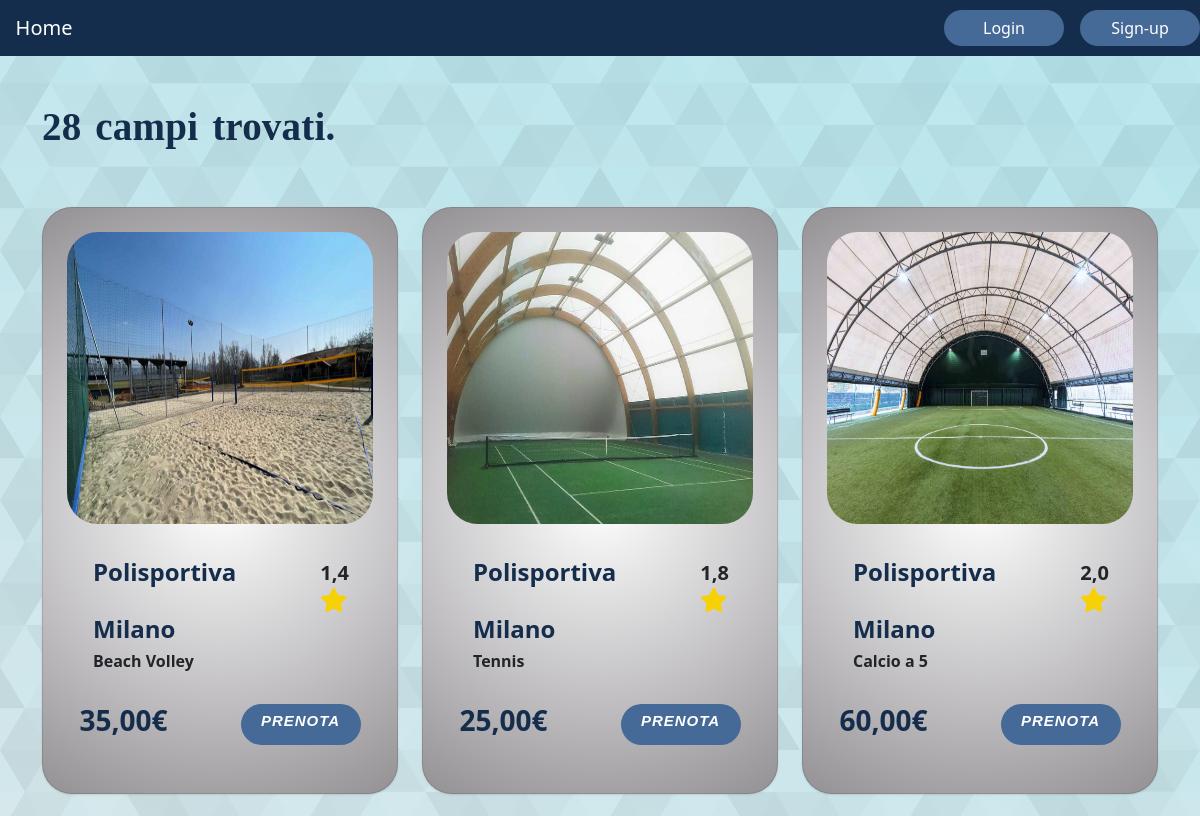
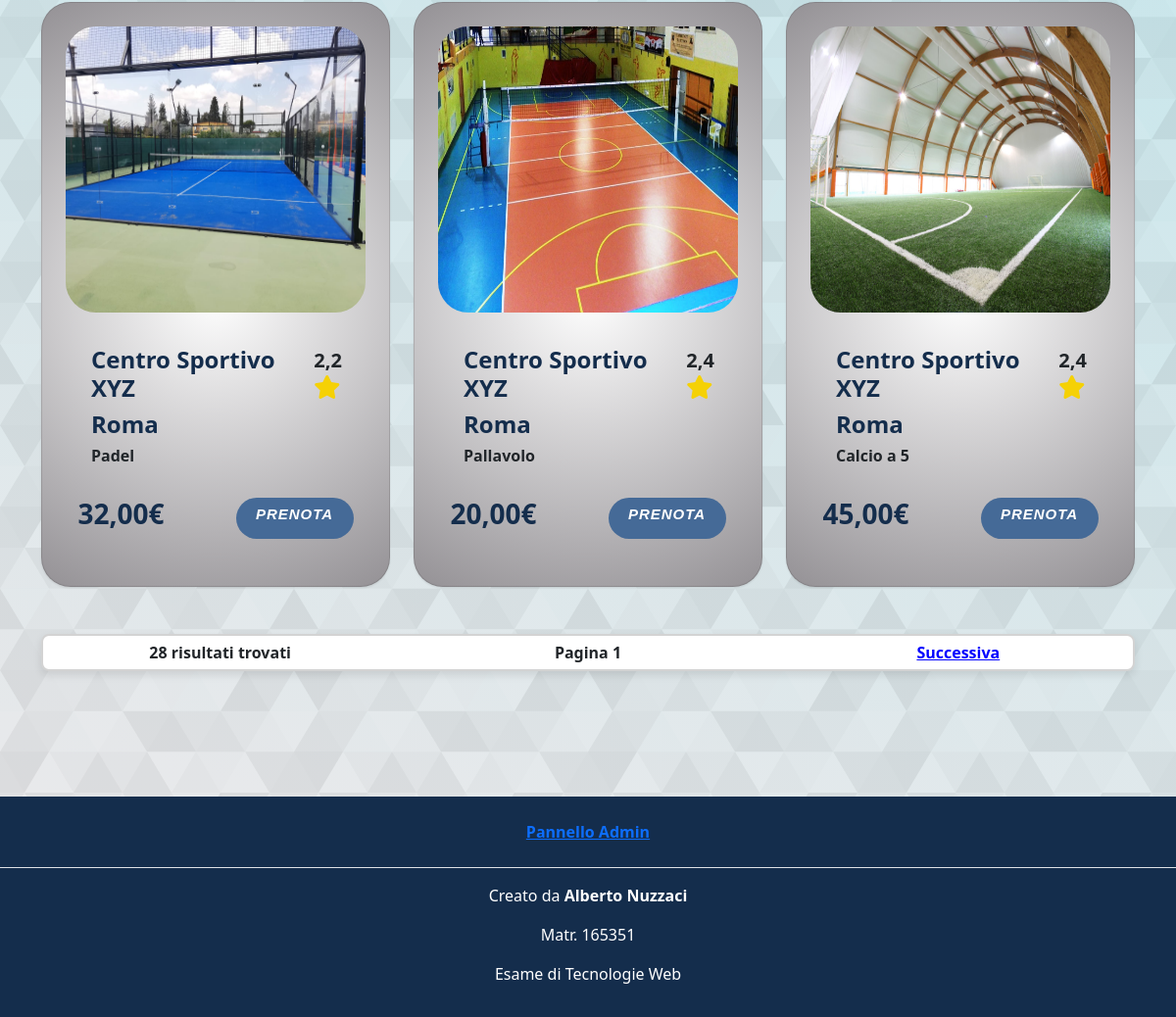
The app's page /core/listacampi/ with its own data (2 pictures, top to bottom).
### core/models.py (models this page shows, shortened)
class Campo(models.Model):
    TIPO_SPORT_CHOICES = [
        ('tennis', 'Tennis'),
        ('calcio5', 'Calcio a 5'),
        ('calcio7', 'Calcio a 7'),
        ('padel', 'Padel'),
        ('beachvolley', 'Beach Volley'),
        ('pallavolo', 'Pallavolo')
    ]
    img = models.ImageField(upload_to='static/img/users_img/field_pic', default='img/default_img/no_image.jpg')
    tipo_sport = models.CharField(max_length=50, choices=TIPO_SPORT_CHOICES)
    coperto = models.BooleanField(default=False)
    costo = models.DecimalField(max_digits=10, decimal_places=2)
    servizi = models.ManyToManyField(Servizio)
    struttura = models.ForeignKey(Struttura, on_delete=models.CASCADE)
    class Meta:
        verbose_name_plural = "campi"

class Struttura(models.Model):
    nome_struttura = models.CharField(max_length=255)
    citta = models.CharField(max_length=255)
    indirizzo = models.CharField(max_length=255)
    num_civico =models.IntegerField()
    descrizione = models.TextField()
    email = models.CharField(max_length=150)
    verified = models.BooleanField(default=False)
    numTelefono = models.CharField(max_length=20
    )
    class Meta:
        verbose_name_plural = "strutture"

### core/views.py (the view)
# urls.py: path("listacampi/",ListaCampiView.as_view(), name="listacampi"),
class ListaCampiView(ListView):
    model = Campo
    template_name = 'core/listacampi.html'
    context_object_name = 'object_list'
    paginate_by = 6
    def get_model_name(self):
        return self.model._meta.verbose_name_plural
    def get_queryset(self):
        tipo_sport = self.request.GET.get('tipo_sport')
        luogo = self.request.GET.get('luogo')
        ordinamento = self.request.GET.get('ordinamento', 'voto_medio')  # Default to 'voto_medio'
        ordine = self.request.GET.get('ordine', 'asc')  # Default to 'asc'
        queryset = Campo.objects.all()
        if tipo_sport:
            queryset = queryset.filter(tipo_sport=tipo_sport)
        if luogo:
            queryset = queryset.filter(struttura__citta__icontains=luogo) # case insensitive
        queryset = queryset.annotate(voto_medio=Avg('recensioni__voto'))
        if ordinamento:
            if ordine == 'asc':
                queryset = queryset.order_by(ordinamento)
            elif ordine == 'desc':
                queryset = queryset.order_by(f'-{ordinamento}')
        return queryset
    def get_context_data(self, **kwargs):
        context = super().get_context_data(**kwargs)
        context['title'] = "Lista dei campi trovati"
        campi = self.get_queryset()
        campi_dict = {}
        for campo in campi:
            voto_medio = campo.voto_medio
            if voto_medio is None:
                voto_medio = "-"
            else:
                voto_medio = round(voto_medio, 1)
            campi_dict[campo] = voto_medio
        paginator = Paginator(list(campi_dict.items()), self.paginate_by)
        page = self.request.GET.get('page')
        try:
            campi_paginati = paginator.page(page)
        except PageNotAnInteger:
            campi_paginati = paginator.page(1)
        except EmptyPage:
            campi_paginati = paginator.page(paginator.num_pages)
        context['object_list'] = campi_paginati
        context['campi_dict'] = dict(campi_paginati)
        context['page_obj'] = campi_paginati
        context['tipo_sport'] = self.request.GET.get('tipo_sport', '')
        context['luogo'] = self.request.GET.get('luogo', '')
        context['ordinamento'] = self.request.GET.get('ordinamento', 'voto_medio')  # Default to 'voto_medio'
        context['ordine'] = self.request.GET.get('ordine', 'asc')  # Default to 'asc'
        return context

### core/templates/core/listacampi.html (shortened to what this page needs)
{% extends "base.html" %}
{% block content %}
<link rel="stylesheet" href="https://cdnjs.cloudflare.com/ajax/libs/font-awesome/5.15.4/css/all.min.css">
<div class="container py-5">
    {% if object_list %}
        <h1 id="font-campi-trovati"> {{ page_obj.paginator.count }} {{ view.get_model_name }} trovati. </h1>
        <div class="row row-cols-1 row-cols-md-3 g-4 py-5">
        {% for campo, voto in object_list %}
            {% include "core/card.html" with img=campo.img voto=voto id_campo=campo.id tipo_sport=campo.get_tipo_sport_display coperto=campo.coperto costo=campo.costo servizi=campo.servizi struttura=campo.struttura %}
        {% endfor %}
        </div>
        <div class="container custom-container-paginator" style="text-align:center">
            <b>
            <div class="row">
                <div class="col">
                    <div class="n_text"> {{ page_obj.paginator.count }} risultati trovati</div>
                </div>
                <div class="col">
                    <div>Pagina {{ page_obj.number }} </div>
                </div>
                <div class="col">
                    {% if page_obj.has_next %}
                        <a class="text-decoration-underline" style="color:blue; margin-left: 5px;" href="?page={{ page_obj.next_page_number }}">Successiva</a>
                    {% endif %}
                </div>
            </div>
            </b>
        </div>
    {% else %}
        <h1 id="font-campi-trovati"> Nessun campo trovato. </h1>
    {% endif %}
</div>
{% endblock %}

### core/templates/core/card.html
{% load static %}
<div class="col">
    <div id="background-svg" class="card background-svg">
        <div class="card-img-top">
            <img src="{{img.url}}" class="img-thumbnail" alt="..." style=" background-color: transparent;">
        </div>
        <div class="card-body" style="padding-left: 50px;">
            <div class="row">
                <div class="col-md-9">
                    <h4 class="card-title text-fourth-color" style="font-weight: bold;">{{struttura.nome_struttura}}</h4>
                </div>
                <div class="col-md-3">
                    <div class="ratings">
                        <b style="font-size: 20px">{{voto}}</b> <i class="fa fa-star rating-color"></i>
                    </div>
                </div>
            </div>
            <div class="row">
                <div class="col-md-9">
                    <h4 class="card-title text-fourth-color" style="font-weight: bold;"> {{ struttura.citta }}</h4>
                </div>
                <div class="col-md-3">
                </div>
            </div>
            <div class="row">
                <div class="col-md-9">
                    <h6 style="font-weight: bold;"> {{tipo_sport}} </h6>
                </div>
                <div class="col-md-3">
                </div>
            </div>
        </div>
        <div class="mb-5 d-flex justify-content-around">
            <h3 class="text-fourth-color" style="font-weight: bold; text-align: center">{{costo}}€</h3>
            <a href="{% url 'core:visualizza_campo' id_campo  %}" id="font-prenota" class="btn btn-primary third-color">PRENOTA</a>
        </div>
    </div>
</div>

### static/css/style.css (style rules this page uses)
* { padding: 0; margin: 0; box-sizing: border-box; }
body { background-color: #f9f6f2; }
.card-img-top { border-radius: 50px; padding: 20px; }
.card { border-radius: 30px; box-shadow: rgba(0, 0, 0, 0.1) 0px 1px 2px 0px; }
.card-body { padding: 25px; margin-top: -15px; }
.btn-primary { border-radius: 50px; width: 120px; border: none; }
h3,h5 { color: rgb(0, 91, 228); }
.third-color { background: #385170; }
.text-fourth-color { color: #142d4c; }
#font-prenota { font-family: "Arial Black", Gadget, sans-serif; font-size: 15px; letter-spacing: 1px; word-spacing: 2px; font-weight: 700; text-decoration: none; font-style: italic; font-variant: small-caps; text-transform: none; }

### templates/base.html (style rules this page uses)
.btn-primary { color: #fff; background-color: #456a97; border-color: #fff; }
html, body { height: 100%; margin: 0; display: flex; flex-direction: column; }
body { background-color: #B6E6ED; background-attachment: fixed; background-size: cover; }

### core/templates/core/listacampi.html (style rules this page uses)
.card-img-top { margin-bottom: 0; border-radius: 0; }
.card-img-top img { width: 100%; height: 300px; border: none; border-radius: 35px; }
#font-campi-trovati { font-family: Georgia, serif; font-size: 39px; letter-spacing: 0.2px; word-spacing: 4px; font-weight: 700; text-decoration: none; font-style: normal; color: #142d4c; }
.rating-color { color:#f5d105 !important; }
.ratings i { font-size: 24px; }
#background-svg { background: rgb(255,255,255); background: radial-gradient(circle, rgba(255,255,255,1) 0%, rgba(148,145,149,1) 100%); }
.custom-container-paginator { border: 2px solid #d3d3d3; border-radius: 8px; background-color: #f0f0f0; box-shadow: 0 4px 8px rgba(0, 0, 0, 0.1); padding: 5px; background-color: white; margin-bottom: 32px; }

### records on screen
Campo: shows a picture, voto "1,4", tipo_sport "Beach Volley", costo "35,00"
Struttura: nome_struttura "Polisportiva", citta "Milano"
Campo: shows a picture, voto "1,8", tipo_sport "Tennis", costo "25,00"
Campo: shows a picture, voto "2,0", tipo_sport "Calcio a 5", costo "60,00"
Campo: shows a picture, voto "2,2", tipo_sport "Padel", costo "32,00"
Struttura: nome_struttura "Centro Sportivo XYZ", citta "Roma"
Campo: shows a picture, voto "2,4", tipo_sport "Pallavolo", costo "20,00"
Campo: shows a picture, voto "2,4", tipo_sport "Calcio a 5", costo "45,00"

### other values on screen
{{ page_obj.paginator.count }} "28"
{{ view.get_model_name }} "campi"
{{ page_obj.number }} "1"
